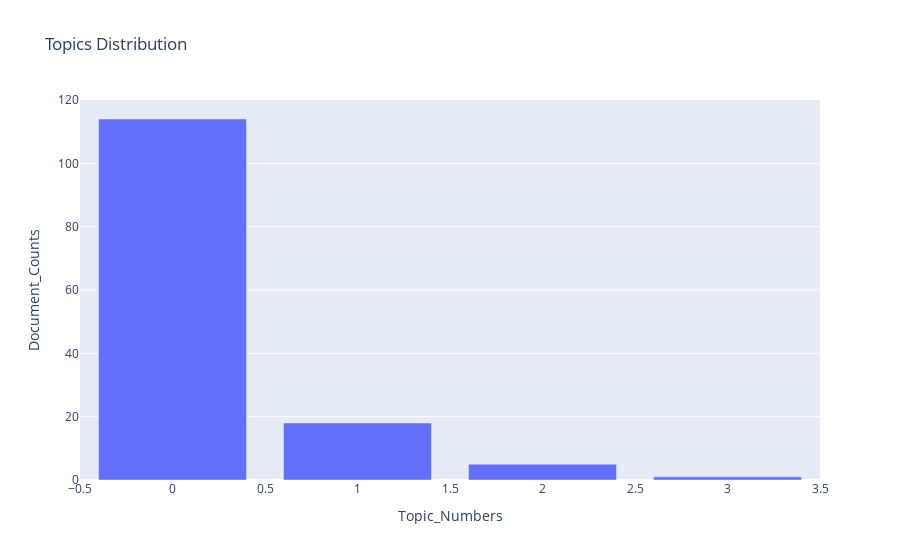

Write notebook code for a chart like this one.
### Markdown cell above
Topics that can be inferred are:

1. Topic Number: 0
   - Probable topic title: Products and Services
   - Key terms: 'platform, india, online, personal_loans, borrower, lending_platform, based, firm, borrowers, loans'

<br>

2. Topic Number: 1
   - Probable topic title: Fund Raising
   - Key terms: 'lending, capital, wishes, loan, led_das, capital_gunosy, money, wealth, ties_cube, raises_fresh'

<br>

3. Topic Number: 2
   - Probable topic title: Issues
   - Key terms: 'lending, market, listed, invest, credit, valued, having, share, prices, reasonably'

<br>

4. Topic Number: 3
   - Probable topic title: *Not a good topic* *Only 2 tweets are classified into this*
   - Key terms: 'account, dot, forego, closedelete, gmail, kohad, wish, delete, fully, active'

### Code cell
pre_dist, fig = processor.plot_topic_distribution(pre_df_topic_sents_keywords)
fig.show()

### Figure 1 — Plotly figure (JSON) as saved in the notebook; plotly's stock layout.template omitted (floating-point values rounded to 4 significant figures)
{"data": [{"alignmentgroup": "True", "hovertemplate": "Topic_Numbers=%{x}<br>Document_Counts=%{y}<extra></extra>", "legendgroup": "", "marker": {"color": "#636efa", "pattern": {"shape": ""}}, "name": "", "offsetgroup": "", "orientation": "v", "showlegend": false, "textposition": "auto", "type": "bar", "x": [0, 1, 2, 3], "xaxis": "x", "y": [114, 18, 5, 1], "yaxis": "y"}], "layout": {"barmode": "relative", "legend": {"tracegroupgap": 0}, "title": {"text": "Topics Distribution"}, "xaxis": {"anchor": "y", "domain": [0, 1], "title": {"text": "Topic_Numbers"}}, "yaxis": {"anchor": "x", "domain": [0, 1], "title": {"text": "Document_Counts"}}}}
